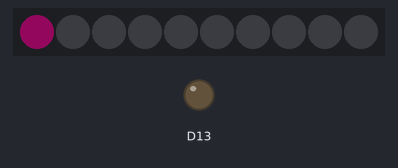
Bench run of a sketch on a simulated Adafruit Circuit Playground Express. Parts: 10 RGB LEDs in strip order, left to right, output pins drawn as LEDs (lit = HIGH). Dim RGB values are drawn brighter than linear; random numbers use the default seed unless the sketch sets one.

Above: at 2.25 s.
At 4.46 s:
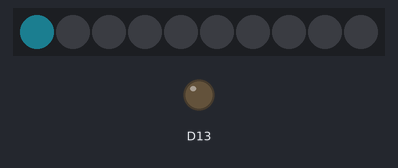
At 13.29 s:
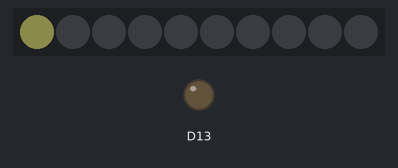
At 19.92 s:
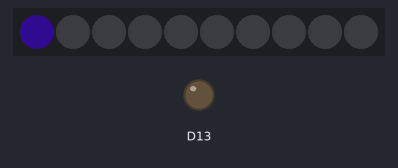
At 24.33 s:
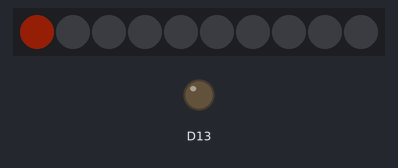
At 39.79 s:
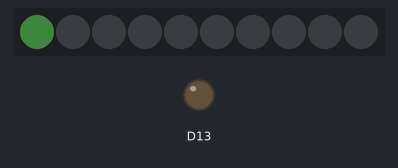

The sketch:

Circle_pattern_Color_Change.ino
```cpp
#include <Adafruit_CircuitPlayground.h>
#include <Wire.h>
#include <SPI.h>
void setup()
{
  // Initialize Circuit Playground library.
  CircuitPlayground.begin();
}

void loop() {

  int R = random(0, 255);
  int G = random(0, 255);
  int B = random(0, 255);

  for (int i = 0; i <= 10; i++) {                      //Our make shift "clock"; It plugs in an integer between and ten and increases by 1 each time.

    CircuitPlayground.strip.setPixelColor(i - 1, 0, 0, 0); //Pixel number i-1 remains off
    CircuitPlayground.strip.setPixelColor(i, R, G, B); //Pixel number i turns green
    CircuitPlayground.strip.show();
    delay(100);

  }
    for (int i = 10; i >= 0; i--) {                      //Our make shift "clock"; It plugs in an integer between and ten and increases by 1 each time.

    CircuitPlayground.strip.setPixelColor(i + 1, 0, 0, 0); //Pixel number i-1 remains off
    CircuitPlayground.strip.setPixelColor(i, R, G, B); //Pixel number i turns green
    CircuitPlayground.strip.show();
    delay(100);
  }
}
```
